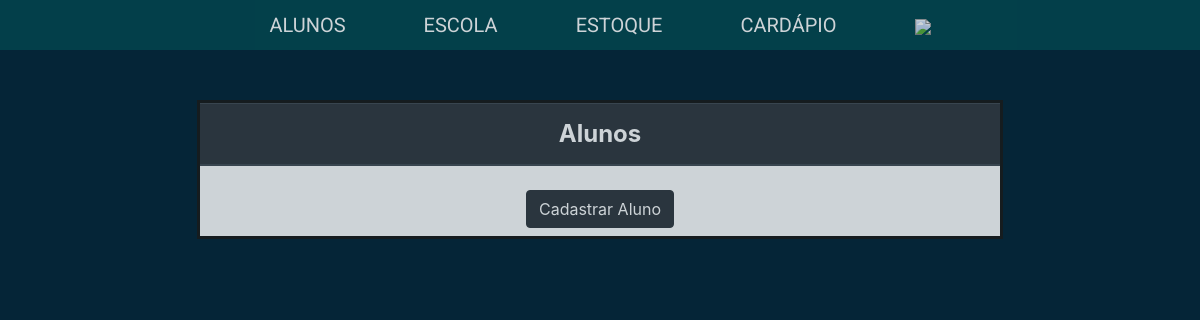
The page /sec-escola/aluno/index.php (signed in) on the database as committed earlier.
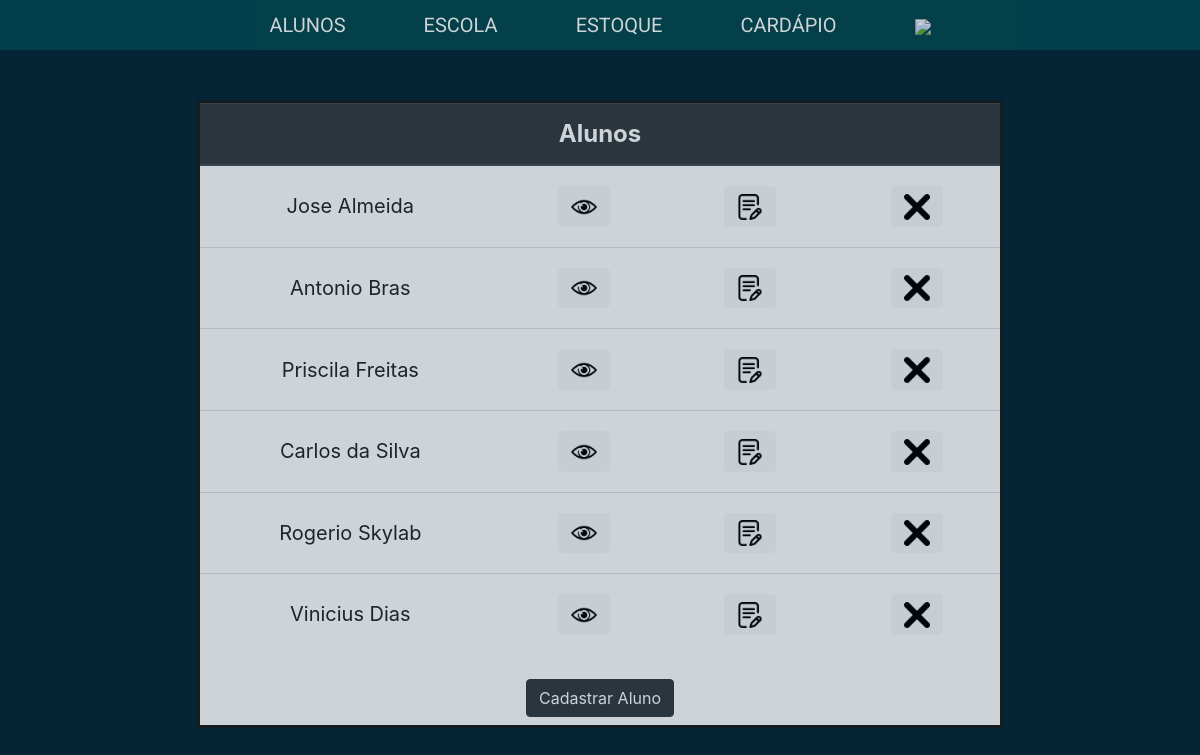
The same page on the database as committed later.
### tables this page shows
create table Aluno (
    id int primary key auto_increment,
    nomeAluno varchar(64),
    login varchar(64),
    senha varchar(64),
    dataDeNascimento date,
    anoEscolar_id int references AnoEscolar(id),
    escola_id int references Escola(id)
);

### sec-escola/aluno/index.php (the view, shortened to what this page needs)
<?php
require_once '../../funcoes-de-cabecalho.php';
require_once '../../conexao.php';
cabecalhoSecEsc('../../estilo/styleSecesc.css', 'Alunos', '.', '../escola/', '../estoque/', '../cardapio/', '../../login/logOut.php');
sectionTop();
$select = "select * from Aluno";
$query = mysqli_query($conexao, $select);
?>
<table class="table">
    <thead class="thead-dark">
        <tr>
            <th colspan="4">Alunos</th>
        </tr>
    </thead>
    <tbody>
<?php
while($table = mysqli_fetch_array($query)){
        $idAluno = $table['id'];
        $nome = $table['nomeAluno'];
        echo "<tr>"
            . "<td>$nome</td>"
            . "<td><button class='btn btn-light m-2 visualizar-aluno' value='$idAluno'><img src='../../estilo/icones/eye.png' width='26px' /></button></td>"
            . "<td><a href='validar-aluno.php?acao=atualizar&id=$idAluno'class='btn btn-light m-2'><img src='../../estilo/icones/edit.png' width='26px' /></a></td>"
            . "<td><button class='btn btn-light m-2 excluir-aluno' value='$idAluno'><img src='../../estilo/icones/delete.png' width='26px' /></button></td>"
            . "</tr>";
    }
?>
    </tbody>
</table>
<a class="btn btn-dark m-2 cadastrar-aluno buttonLink" href="validar-aluno.php?acao=cadastrar">Cadastrar Aluno</a>
<?php
sectionBaixo();
?>
<?php
rodape();

### funcoes-de-cabecalho.php (shortened to what this page needs)
<?php
function cabecalhoSecEsc($estilo = null, $title = NULL,  $linkAluno = NULL, $linkEscola = NULL, $linkEstoque = NULL, $linkCardapio = NULL, $linkLogOut = null) {
    echo "<!DOCTYPE html>"
        . "<head>"
        . "<link rel='stylesheet' href='https://stackpath.bootstrapcdn.com/bootstrap/4.3.1/css/bootstrap.min.css'>"
        . "<script src='https://ajax.googleapis.com/ajax/libs/jquery/3.4.1/jquery.min.js'></script>"
        . "<script src='https://cdnjs.cloudflare.com/ajax/libs/popper.js/1.14.7/umd/popper.min.js'></script>"
        . "<script src='https://stackpath.bootstrapcdn.com/bootstrap/4.3.1/js/bootstrap.min.js'></script>"
        . "<link rel='stylesheet' type='text/css' href='$estilo'/>"
        . "<meta charset='UTF-8'>"
        . "<title>$title</title>"
        . "</head>"
        . "<body>"
        . "<header>"
        .    "<div  class='container-fluid p-0 d-flex justify-content-around align-items-center'>"
        .        "<div class='row' id='navbar'>"
        .            "<div class='col mx-4'>"
        .               "<a href='$linkAluno'>ALUNOS</a>"
        .            "</div>"
        .            "<div class='col mx-4'>"
        .                "<a href='$linkEscola'>ESCOLA</a>"
        .            "</div>"
        .            "<div class='col mx-4'>"
        .               "<a href='$linkEstoque'>ESTOQUE</a>"
        .            "</div>"
        .            "<div class='col mx-4'>"
        .               "<a href='$linkCardapio'>CARDÁPIO</a>"
        .            "</div>"
        .            "<div class='col mx-4'>"
        .               "<a href='$linkLogOut'><img src='https://image.flaticon.com/icons/svg/660/660350.svg' width=26px/></a>"
        .            "</div>"
        .    "</div>"
        . "</div>"
        . "</header>";
}
function sectionTop() {
    echo "<section>"
    .        "<div id='Box'>";
}
function sectionBaixo() {
    echo "</div>"
    .    "</section>";
}
function rodape(){
    echo "</body>"
    . "</html>";
}

### estilo/styleSecesc.css (style rules this page uses)
body { background-color: #052537 !important; text-decoration: none; }
#navbar { font-family: Roboto, sans-serif; }
a:link { text-decoration: none !important; }
input, td, tr { text-align: center; vertical-align: middle !important; font-weight: 400; }
.table thead th { vertical-align: middle !important; }
@media (min-width: 1200px) { body { height: 100%; width: 100%; background-size: cover; position: relative; text-align-last: center; } }
@media (min-width: 1200px) { #Box { background: white center; font-weight: 500; opacity: 0.8; width: 800px; height: auto; margin-top: 50px; margin-right: auto; margin-bottom: 0px; margin-left: auto; position: relative; border: solid 3px rgb(26, 26, 26); box-sizing: content-box; font-size: 24px; } }
@media (min-width: 1200px) { tr td { font-size: 20px; } }
@media (min-width: 1200px) { #navbar div a { color: white; } }
@media (min-width: 1200px) { .buttonLink { color: white !important; } }
@media (min-width: 1200px) { header { background-color: #03474F; opacity: 0.8; } }
@media (min-width: 1200px) { .container-fluid { height: 50px; padding-top: 8px; text-align: center; font-size: 20px; box-sizing: content-box; } }
@media (min-width: 1200px) { #Box a { text-decoration: none; color: black; } }

Rows that differ between the two databases and show on the page:
added aluno: nomeAluno "Jose Almeida", $idAluno 1 (drawn)
added aluno: nomeAluno "Antonio Bras", $idAluno 2 (drawn)
added aluno: nomeAluno "Priscila Freitas", $idAluno 3 (drawn)
added aluno: nomeAluno "Carlos da Silva", $idAluno 4 (drawn)
added aluno: nomeAluno "Rogerio Skylab", $idAluno 5 (drawn)
added aluno: nomeAluno "Vinicius Dias", $idAluno 6 (drawn)
